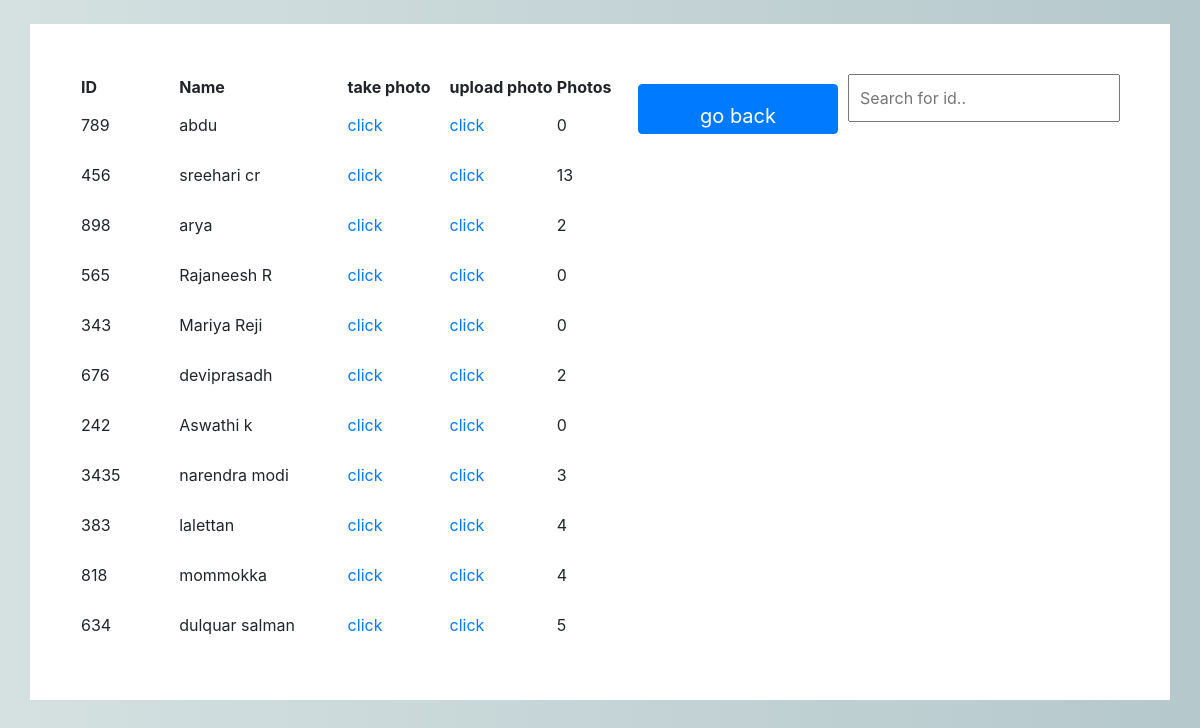
Page /add_photos/ on the earlier database version.
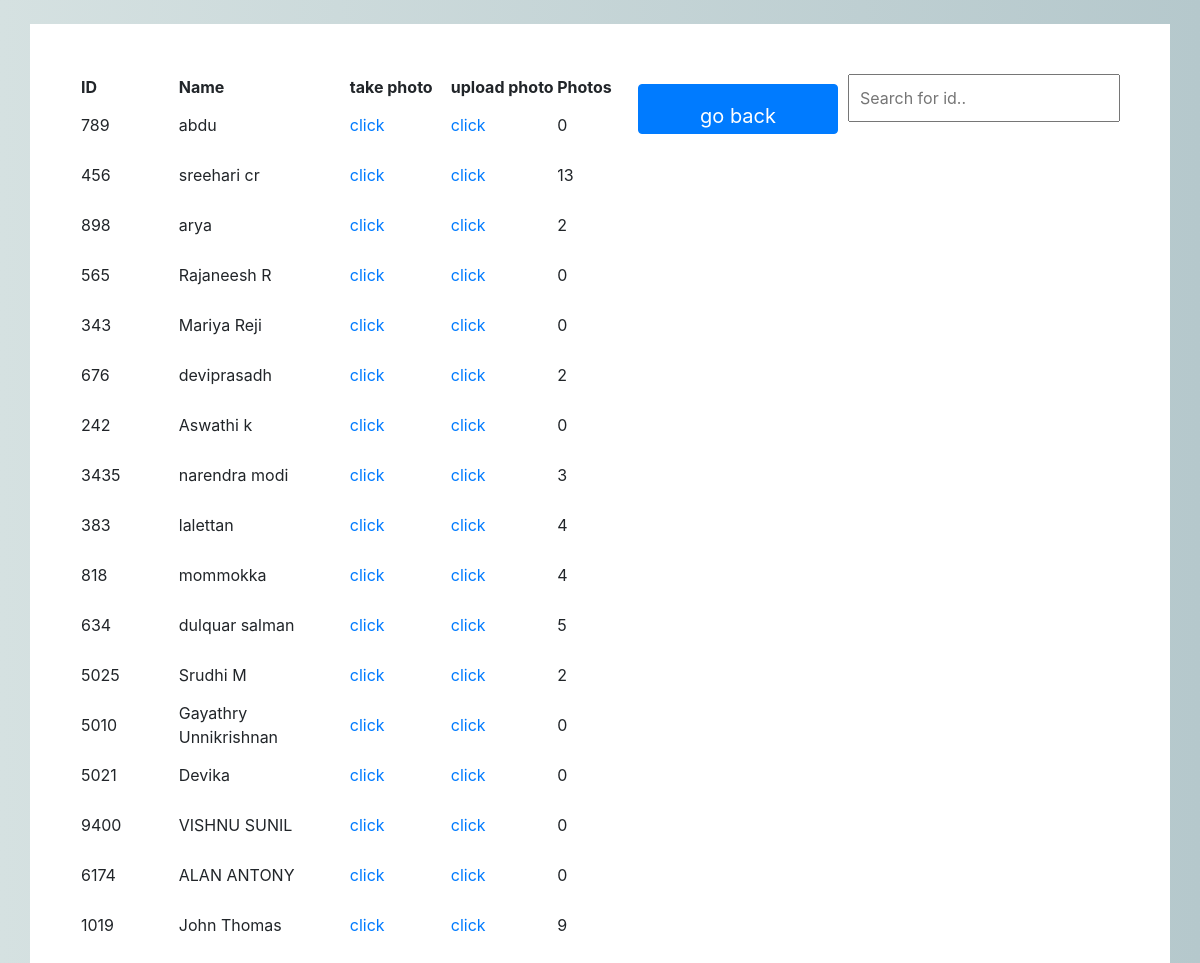
Same page on the later database version.
### app/models.py (models this page shows, shortened)
class Employee(models.Model):
	user = models.OneToOneField(Login, on_delete=models.CASCADE, related_name='user')
	id = models.CharField(primary_key=True, max_length=10)
	name=models.CharField(max_length=50)
	contact_number = models.CharField(max_length=50)
	date_of_birth = models.CharField(max_length=50)
	date_of_joining = models.CharField(max_length=50)
	department = models.CharField(max_length=50)
	designation = models.CharField(max_length=50)
	gender = models.CharField(max_length=50, choices=sex_choice)
	team = models.CharField(max_length=50)
	def num_photos(self):
		try:
			DIR = f"app/facerec/dataset/{self.name}_{self.id}"
			img_count = len(os.listdir(DIR))
			return img_count
		except:
			return 0

### app/views.py (the view)
# urls.py: path('add_photos/', views.add_photos, name='add_photos'),
def add_photos(request):
    emp_list = Employee.objects.all()
    return render(request, 'app/add_photos.html', {'emp_list': emp_list})

### app/templates/app/add_photos.html (shortened to what this page needs)
{% extends 'base.html' %}
{% load static %}
{% block content %}
<div class="container" style="background-color: white; padding: 50px; float: ">
  <input type="text" id="myInput" onkeyup="myFunction()" placeholder="Search for id.." style="float: right;padding: 10px;">
	<a class="btn btn-primary"  href="{% url 'index' %}" style="font-size: 20px; margin-bottom: 10px;float:right;">go back</a>
  <table id="myTable">
    	<tr class="header">
      	<th width="200">ID</th>
      	<th width="300">Name</th>
		<th width="200">take photo</th>
		<th width="200">upload photo</th>
        <th width="100">Photos</th>
  	</tr>
  	{% for emp in emp_list %}
  		<tr style="height: 50px; width: 50px;">
			<td>{{emp.id}}</td>
			<td>{{emp.name}}</td>
  			<td><a href="{% url 'click_photos' emp.id %}">click</a></td>
  			<td><a href="{% url 'upload_photos' emp.id %}">click</a></td>
            <td>{{emp.num_photos}}</td>
  		</tr>
  	{% endfor %}
  </table>
</div>
{% endblock %}

Differences in the rows shown:
added Employee: id "5025", name "Srudhi M", num_photos "2"
added Employee: id "5010", name "Gayathry Unnikrishnan", num_photos "0"
added Employee: id "5021", name "Devika", num_photos "0"
added Employee: id "9400", name "VISHNU SUNIL", num_photos "0"
added Employee: id "6174", name "ALAN ANTONY", num_photos "0"
added Employee: id "1019", name "John Thomas", num_photos "9"
